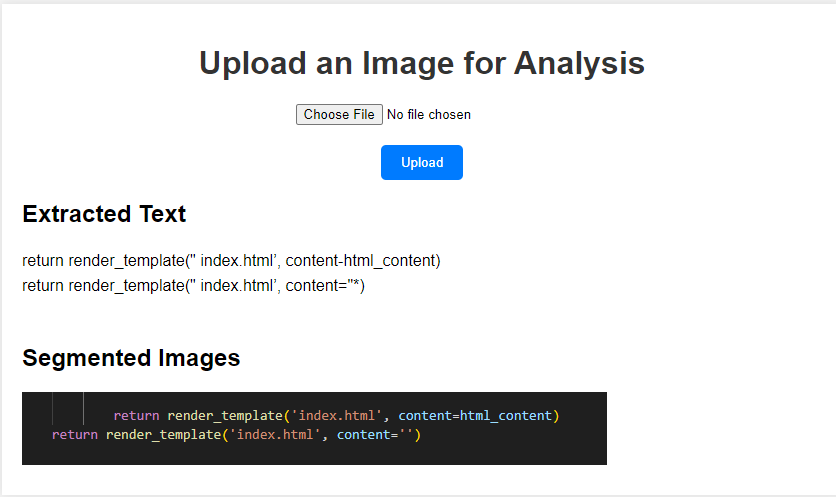
#> input picture Image_analysis_project/report/images/example.png, 836 x 497 px; its folder holds only this picture in this run
$ python -i visual_segmentation.py   (imports and definitions only)
#> lines starting #> are read from the running program, lines starting #| are printed output that depends on the picture; after the words box and inside, x2 and y2 are one past the last pixel; in counts of white or black regions, pixels touching at a corner belong together
import cv2
import os

def segment_image(image_path):
    # Clear previous image segments
#> called with image_path = '../report/images/example.png'
    output_dir = "app/static/images"
    if os.path.exists(output_dir):
        for file in os.listdir(output_dir):
            file_path = os.path.join(output_dir, file)
            os.remove(file_path)

    image = cv2.imread(image_path)
#> image is the input picture: shape (497, 836, 3); mean B, G, R 227.3, 226.5, 225.7
    gray = cv2.cvtColor(image, cv2.COLOR_BGR2GRAY)
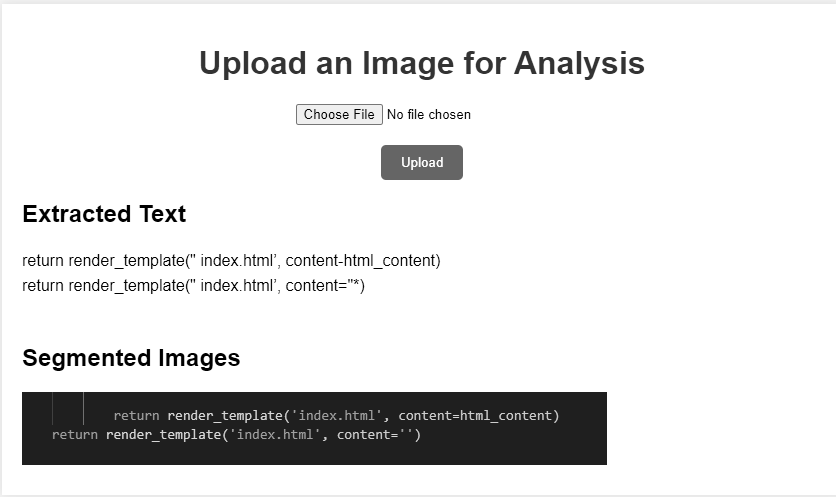
#> gray: shape (497, 836); min 0, max 255, mean 226.3

    # Apply Gaussian blur to reduce noise
    blurred = cv2.GaussianBlur(gray, (5, 5), 0)
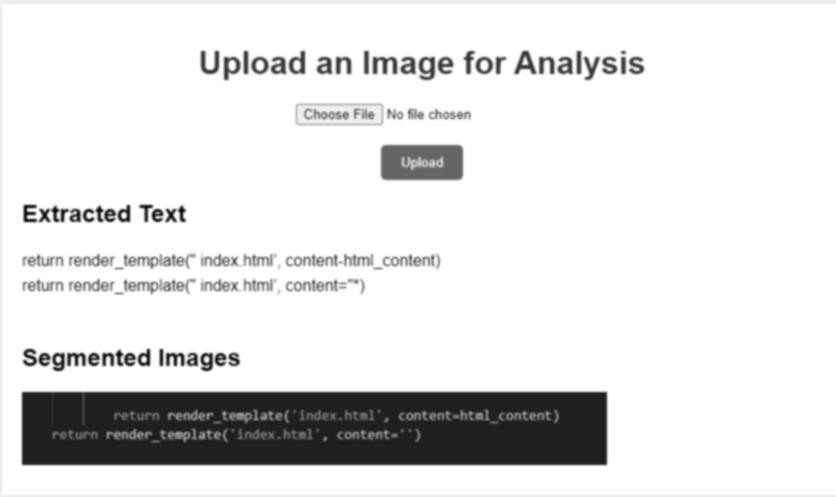
#> blurred: shape (497, 836); min 5, max 255, mean 226.3

    # Apply adaptive thresholding
    thresh = cv2.threshold(blurred, 0, 255, cv2.THRESH_BINARY_INV + cv2.THRESH_OTSU)[1]
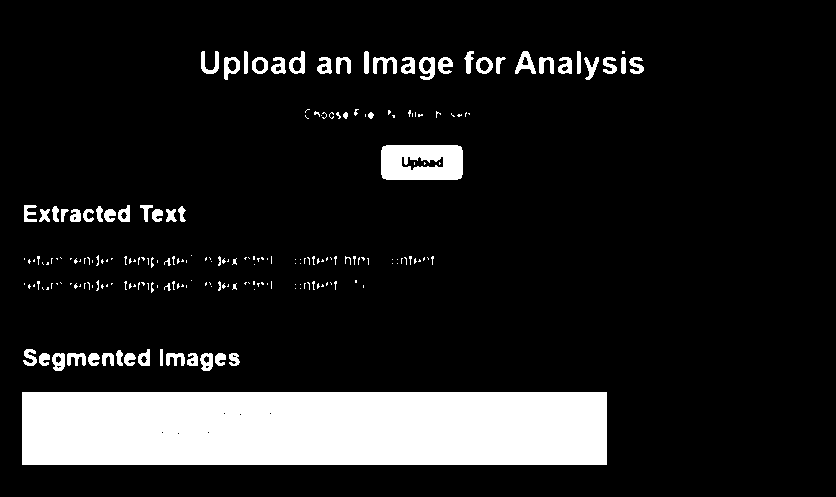
#> thresh: shape (497, 836); 12.8% white; 219 white regions (156 under 20 px), largest, box (x1, y1, x2, y2) and area: (22, 392, 607, 465) 42699, (381, 145, 463, 180) 2558, (515, 51, 536, 74) 233

    # Perform morphological operations to reduce noise
    kernel = cv2.getStructuringElement(cv2.MORPH_RECT, (3, 3))
    morph = cv2.morphologyEx(thresh, cv2.MORPH_CLOSE, kernel)
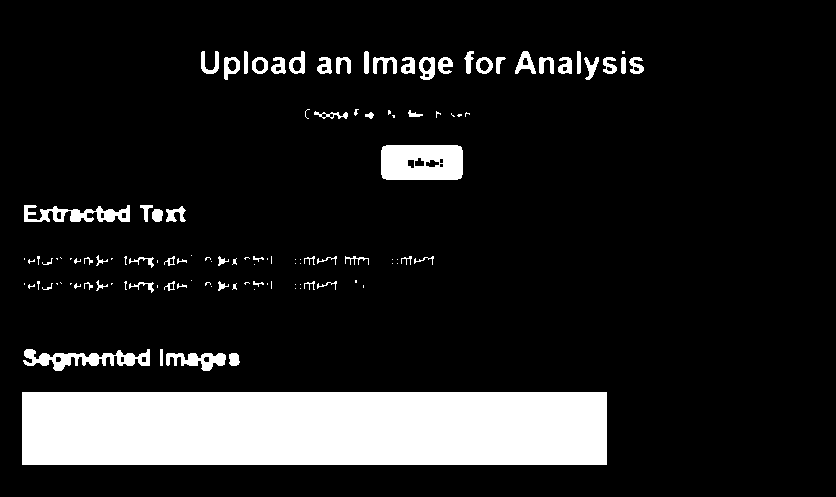
#> morph: shape (497, 836); 13% white; 119 white regions (59 under 20 px), largest, box (x1, y1, x2, y2) and area: (22, 392, 607, 465) 42705, (381, 145, 463, 180) 2651, (23, 349, 150, 371) 1269
    morph = cv2.morphologyEx(morph, cv2.MORPH_OPEN, kernel)
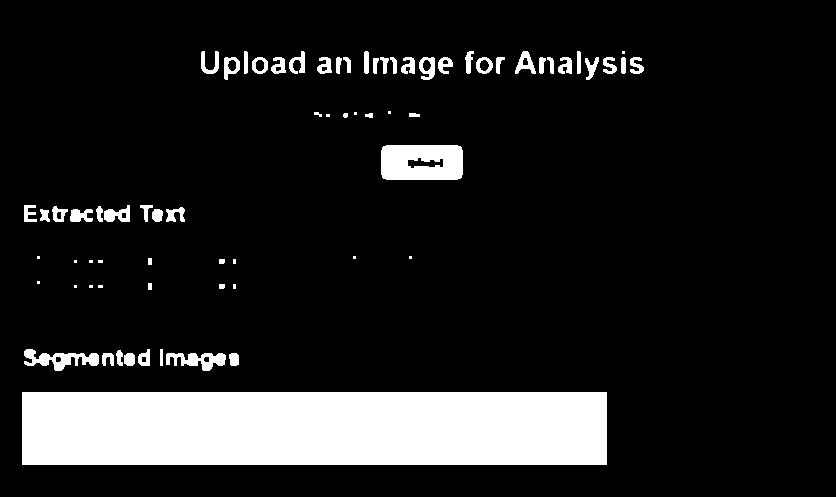
#> morph: shape (497, 836); 12.7% white; 71 white regions (16 under 20 px)

    # Find contours
    contours, _ = cv2.findContours(morph, cv2.RETR_EXTERNAL, cv2.CHAIN_APPROX_SIMPLE)
#> contours = 71 contours, 22 with area under 20; largest, box (x1, y1, x2, y2) and area: (22, 392, 607, 465) 42048, (381, 145, 463, 180) 2720, (24, 349, 99, 371) 686, (166, 353, 226, 371) 538, (419, 57, 435, 80) 258

    segmented_images = []
    base_filename = os.path.splitext(os.path.basename(image_path))[0]
    output_dir = "app/static/images"
    if not os.path.exists(output_dir):
        os.makedirs(output_dir)

    for i, contour in enumerate(contours):
        x, y, w, h = cv2.boundingRect(contour)
        segmented_image = image[y:y+h, x:x+w]
        segmented_image_path = os.path.join(output_dir, f"{base_filename}_segment_{i}.png")
        cv2.imwrite(segmented_image_path, segmented_image)
        segmented_images.append(segmented_image_path)
#> this loop made 71 passes
#> (x, y, w, h) on passes 2, 3, 4, 5, 6, 8, 9, 14, 21, 26, 27, 28: (229, 353, 10, 13), (166, 353, 60, 18), (124, 353, 11, 13), (102, 353, 12, 13), (116, 350, 7, 16), (138, 349, 12, 17), (24, 349, 75, 22), (219, 284, 6, 5), (219, 259, 6, 5), (152, 209, 11, 13), (70, 209, 23, 13), (40, 209, 10, 13)
#> (contour, x, y, w, h) on passes 1, 7, 10, 11, 12, 13: ([[22, 392], [22, 464], [606, 464], [606, 392]], 22, 392, 585, 73), ([[160, 349], [160, 365], [162, 365], [162, 349]], 160, 349, 3, 17), ([[98, 285], [98, 287], [102, 287], [102, 285]], 98, 285, 5, 3), ([[89, 285], [89, 287], [92, 287], [92, 285]], 89, 285, 4, 3), ([[74, 285], [74, 287], [76, 287], [76, 285]], 74, 285, 3, 3), ([[233, 284], [233, 288], [235, 288], [235, 284]], 233, 284, 3, 5)
#> pass 1, in segment_image, `segmented_image = image[y:y+h, x:x+w]`:
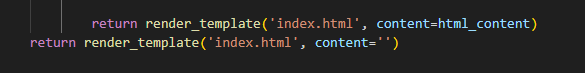
#> segmented_image: shape (73, 585, 3); mean B, G, R 38.2, 38.8, 39.2
#> after the loop, segmented_images = 71 items

    return segmented_images

>>> result = segment_image('../report/images/example.png')
#> result = 71 items
